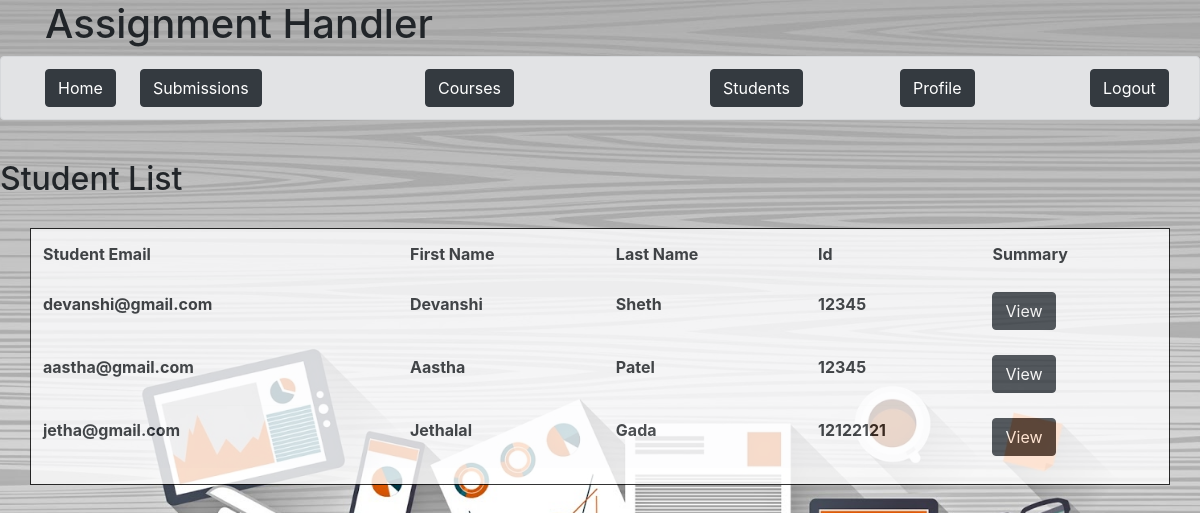
Screenshot of /manageSubmissions/TeacherViewAllStudents.html (signed in) with the database file from the repository.
### RegistrationModule/models.py (models this page shows)
class Student(models.Model):
    student_first_name=models.CharField(max_length=20)
    student_middle_name=models.CharField(max_length=20)
    student_last_name=models.CharField(max_length=20)
    student_dob=models.DateTimeField('date published')
    student_semester=models.IntegerField()
    student_email=models.CharField(max_length=50,primary_key=True)
    student_address=models.CharField(max_length=200)
    student_address2=models.CharField(max_length=200,default="NO_ADDR")
    student_city=models.CharField(max_length=20)
    student_state=models.CharField(max_length=20)
    student_zip=models.CharField(max_length=7)
    student_mobile_no=models.CharField(max_length=15)
    student_id_no=models.CharField(max_length=15)
    student_image=models.ImageField(upload_to='stu_pics',blank=True)
    models.DateTimeField()

### manageSubmissions/views.py (the view)
# urls.py: path('TeacherViewAllStudents.html',views.teacherViewAllStudents,name='teacherViewAllStudents'),
def teacherViewAllStudents(request):
    if request.user.is_authenticated:
        c={}
        stu_list=Student.objects.all()
        c['stu_list']=stu_list
        return render(request,'TeacherViewAllStudents.html',c)
    else:
        return HttpResponseRedirect('/')

### manageSubmissions/templates/TeacherViewAllStudents.html
{% extends 'Teacher_base.html' %}
{%block content%}
<br>
<h2>Student List</h2>
<center>
<div class="transbox">
    <table class="table table-hover table-light">
    <thead>
      <tr>
        <th>Student Email</th>
        <th>First Name</th>
        <th>Last Name</th>
        <th>Id</th>
        <th>Summary</th>
      </tr>
    </thead>
    <tbody>
      {%for stu in stu_list%}
        <tr>
            <td>{{stu.student_email}}</td>
            <td>{{stu.student_first_name}}</td>
            <td>{{stu.student_last_name}}</td>
            <td>{{stu.student_id_no}}</td>
            <td><a class="btn btn-dark" role="button" href="/manageSubmissions/ViewAllSubmissions.html?student_email={{stu.student_email}}">View</a></td>
        </tr>
      {%endfor%}
    </tbody>
  </table>
</div>
</center>
{% endblock %}

### templates/Teacher_base.html (shortened to what this page needs)
<!doctype html>
<html lang="en">
  <head>
    <link rel="stylesheet" href="https://stackpath.bootstrapcdn.com/bootstrap/4.3.1/css/bootstrap.min.css">
  </head>
  <body style="background-color:powderblue;">
	<div class="container">
		<div class="row justify-content-start">
		    <div class="col-6">
		      <h1>Assignment Handler</h1>
		    </div>
		</div>
	</div>
	<div class="alert alert-secondary" role="alert">
		<div class="container">
			<div class="row justify-content-end">
			    <div class="col-1">
					<a class="btn btn-dark" href="/manageAssignments/TeacherHomePage.html" role="button">
						Home
					</a>
			    </div>
				<div class="col-3">
				      <a class="btn btn-dark" href="/manageSubmissions/TeacherSubmissionDisplay.html" role="button">
					  	Submissions
					  </a>
				</div>
				<div class="col-3">
					<a class="btn btn-dark" href="/Register/TeacherCourseDisplay.html" role="button">
						Courses
					  </a>
				  </div>
				  <div class="col-2">
					<a class="btn btn-dark" href="/manageSubmissions/TeacherViewAllStudents.html" role="button">
						Students
					  </a>
			  	</div>
				<div class="col-2">
				      <a class="btn btn-dark" href="/Register/TeacherProfile.html" role="button">
					  	Profile
						</a>
				</div>
				<div class="col-1">
				      <a class="btn btn-dark" href="/Register/Logout.html" role="button" >
					  	Logout
					  </a>
				</div>
			</div>
		</div>
	</div>
	{% block content %}
	{% endblock %}
</body>
</html>

### templates/Teacher_base.html (style rules this page uses)
body { background-image: url("/static/background.jpg"); background-repeat:no-repeat; background-attachment: fixed; background-position: center; background-size:cover; }
div.transbox { margin: 30px; background-color: #ffffff; border: 1px solid black; font-weight: bold; opacity: 0.8; }

### rows the page displays
Student: student_email "devanshi@gmail.com", student_first_name "Devanshi", student_last_name "Sheth", student_id_no "12345"
Student: student_email "aastha@gmail.com", student_first_name "Aastha", student_last_name "Patel", student_id_no "12345"
Student: student_email "jetha@gmail.com", student_first_name "Jethalal", student_last_name "Gada", student_id_no "12122121"
